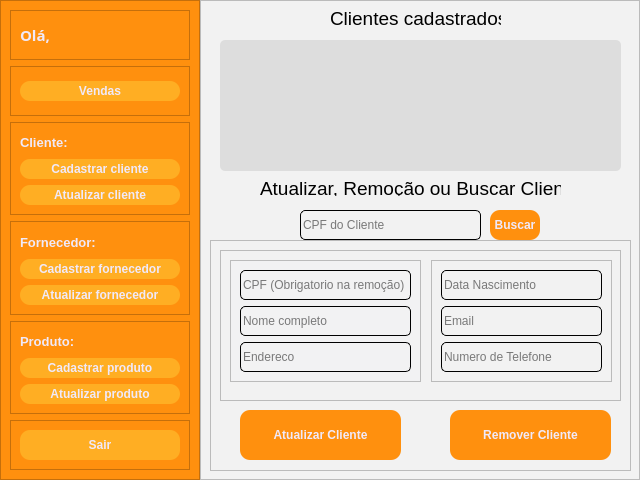
<?xml version="1.0" encoding="UTF-8"?>
<ui version="4.0">
 <class>MainWindow</class>
 <widget class="QMainWindow" name="MainWindow">
  <property name="geometry">
   <rect>
    <x>0</x>
    <y>0</y>
    <width>640</width>
    <height>480</height>
   </rect>
  </property>
  <property name="windowTitle">
   <string>MainWindow</string>
  </property>
  <widget class="QWidget" name="centralwidget">
   <layout class="QHBoxLayout" name="horizontalLayout">
    <property name="spacing">
     <number>0</number>
    </property>
    <property name="leftMargin">
     <number>0</number>
    </property>
    <property name="topMargin">
     <number>0</number>
    </property>
    <property name="rightMargin">
     <number>0</number>
    </property>
    <property name="bottomMargin">
     <number>0</number>
    </property>
    <item>
     <widget class="QFrame" name="frame">
      <property name="enabled">
       <bool>true</bool>
      </property>
      <property name="minimumSize">
       <size>
        <width>50</width>
        <height>0</height>
       </size>
      </property>
      <property name="maximumSize">
       <size>
        <width>200</width>
        <height>16777215</height>
       </size>
      </property>
      <property name="styleSheet">
       <string notr="true">background-color: rgb(255, 144, 14);</string>
      </property>
      <property name="frameShape">
       <enum>QFrame::StyledPanel</enum>
      </property>
      <property name="frameShadow">
       <enum>QFrame::Raised</enum>
      </property>
      <layout class="QVBoxLayout" name="verticalLayout">
       <item>
        <widget class="QFrame" name="frame_3">
         <property name="maximumSize">
          <size>
           <width>16777215</width>
           <height>50</height>
          </size>
         </property>
         <property name="frameShape">
          <enum>QFrame::StyledPanel</enum>
         </property>
         <property name="frameShadow">
          <enum>QFrame::Raised</enum>
         </property>
         <layout class="QHBoxLayout" name="horizontalLayout_2">
          <item>
           <widget class="QLabel" name="label_string_ola">
            <property name="maximumSize">
             <size>
              <width>30</width>
              <height>16777215</height>
             </size>
            </property>
            <property name="font">
             <font>
              <family>Rubik</family>
              <pointsize>11</pointsize>
              <weight>75</weight>
              <bold>true</bold>
             </font>
            </property>
            <property name="contextMenuPolicy">
             <enum>Qt::DefaultContextMenu</enum>
            </property>
            <property name="styleSheet">
             <string notr="true">color: rgb(240, 233, 249);</string>
            </property>
            <property name="text">
             <string>Olá,</string>
            </property>
           </widget>
          </item>
          <item>
           <widget class="QLineEdit" name="lineEdit_menu_nome_sobrenome_cliente">
            <property name="maximumSize">
             <size>
              <width>200</width>
              <height>16777215</height>
             </size>
            </property>
            <property name="font">
             <font>
              <family>Rubik</family>
              <pointsize>11</pointsize>
              <weight>75</weight>
              <bold>true</bold>
             </font>
            </property>
            <property name="styleSheet">
             <string notr="true">
QLineEdit{
	background:transparent;
	border:none;
	color: rgb(240, 233, 249);

}</string>
            </property>
           </widget>
          </item>
         </layout>
        </widget>
       </item>
       <item>
        <widget class="QFrame" name="frame_11">
         <property name="maximumSize">
          <size>
           <width>16777215</width>
           <height>50</height>
          </size>
         </property>
         <property name="frameShape">
          <enum>QFrame::StyledPanel</enum>
         </property>
         <property name="frameShadow">
          <enum>QFrame::Raised</enum>
         </property>
         <layout class="QVBoxLayout" name="verticalLayout_7">
          <item>
           <widget class="QPushButton" name="pushButton_cadastro_cadastrar_13">
            <property name="minimumSize">
             <size>
              <width>100</width>
              <height>10</height>
             </size>
            </property>
            <property name="maximumSize">
             <size>
              <width>230</width>
              <height>20</height>
             </size>
            </property>
            <property name="font">
             <font>
              <weight>75</weight>
              <bold>true</bold>
             </font>
            </property>
            <property name="cursor">
             <cursorShape>PointingHandCursor</cursorShape>
            </property>
            <property name="styleSheet">
             <string notr="true">QPushButton{
	border-radius: 10px;
	border-image: url(:/Close_Image/cil-x.png);
	background-position: center;
		
	color: rgb(240, 233, 249);
	background-color: rgb(255, 174, 35);
	
}
QPushButton:hover{
	
	
	background-color: rgb(207, 110, 0);
	color: rgb(240, 233, 249);
}
QPushButton:pressed{
	background-color: rgb(35, 35, 35);
	color: rgb(200, 200, 200);
}

</string>
            </property>
            <property name="text">
             <string>Vendas</string>
            </property>
           </widget>
          </item>
         </layout>
        </widget>
       </item>
       <item>
        <widget class="QFrame" name="frame_4">
         <property name="minimumSize">
          <size>
           <width>0</width>
           <height>0</height>
          </size>
         </property>
         <property name="frameShape">
          <enum>QFrame::StyledPanel</enum>
         </property>
         <property name="frameShadow">
          <enum>QFrame::Raised</enum>
         </property>
         <layout class="QVBoxLayout" name="verticalLayout_2">
          <item>
           <widget class="QLabel" name="label_3">
            <property name="font">
             <font>
              <pointsize>10</pointsize>
              <weight>75</weight>
              <bold>true</bold>
             </font>
            </property>
            <property name="styleSheet">
             <string notr="true">color: rgb(240, 233, 249);</string>
            </property>
            <property name="text">
             <string>Cliente:</string>
            </property>
           </widget>
          </item>
          <item>
           <widget class="QPushButton" name="pushButton_cadastro_cadastrar_10">
            <property name="minimumSize">
             <size>
              <width>100</width>
              <height>10</height>
             </size>
            </property>
            <property name="maximumSize">
             <size>
              <width>230</width>
              <height>20</height>
             </size>
            </property>
            <property name="font">
             <font>
              <weight>75</weight>
              <bold>true</bold>
             </font>
            </property>
            <property name="cursor">
             <cursorShape>PointingHandCursor</cursorShape>
            </property>
            <property name="styleSheet">
             <string notr="true">QPushButton{
	border-radius: 10px;
	border-image: url(:/Close_Image/cil-x.png);
	background-position: center;
		
	color: rgb(240, 233, 249);
	background-color: rgb(255, 174, 35);
	
}
QPushButton:hover{
	
	
	background-color: rgb(207, 110, 0);
	color: rgb(240, 233, 249);
}
QPushButton:pressed{
	background-color: rgb(35, 35, 35);
	color: rgb(200, 200, 200);
}

</string>
            </property>
            <property name="text">
             <string>Cadastrar cliente</string>
            </property>
           </widget>
          </item>
          <item>
           <widget class="QPushButton" name="pushButton_cadastro_cadastrar_4">
            <property name="minimumSize">
             <size>
              <width>100</width>
              <height>10</height>
             </size>
            </property>
            <property name="maximumSize">
             <size>
              <width>230</width>
              <height>20</height>
             </size>
            </property>
            <property name="font">
             <font>
              <weight>75</weight>
              <bold>true</bold>
             </font>
            </property>
            <property name="cursor">
             <cursorShape>PointingHandCursor</cursorShape>
            </property>
            <property name="styleSheet">
             <string notr="true">QPushButton{
	border-radius: 10px;
	border-image: url(:/Close_Image/cil-x.png);
	background-position: center;
		
	color: rgb(240, 233, 249);
	background-color: rgb(255, 174, 35);
	
}
QPushButton:hover{
	
	
	background-color: rgb(207, 110, 0);
	color: rgb(240, 233, 249);
}
QPushButton:pressed{
	background-color: rgb(35, 35, 35);
	color: rgb(200, 200, 200);
}

</string>
            </property>
            <property name="text">
             <string>Atualizar cliente</string>
            </property>
           </widget>
          </item>
         </layout>
        </widget>
       </item>
       <item>
        <widget class="QFrame" name="frame_7">
         <property name="frameShape">
          <enum>QFrame::StyledPanel</enum>
         </property>
         <property name="frameShadow">
          <enum>QFrame::Raised</enum>
         </property>
         <layout class="QVBoxLayout" name="verticalLayout_5">
          <item>
           <widget class="QLabel" name="label_4">
            <property name="font">
             <font>
              <pointsize>10</pointsize>
              <weight>75</weight>
              <bold>true</bold>
             </font>
            </property>
            <property name="styleSheet">
             <string notr="true">color: rgb(240, 233, 249);</string>
            </property>
            <property name="text">
             <string>Fornecedor:</string>
            </property>
           </widget>
          </item>
          <item>
           <widget class="QPushButton" name="pushButton_cadastro_cadastrar_12">
            <property name="minimumSize">
             <size>
              <width>100</width>
              <height>10</height>
             </size>
            </property>
            <property name="maximumSize">
             <size>
              <width>230</width>
              <height>20</height>
             </size>
            </property>
            <property name="font">
             <font>
              <weight>75</weight>
              <bold>true</bold>
             </font>
            </property>
            <property name="cursor">
             <cursorShape>PointingHandCursor</cursorShape>
            </property>
            <property name="styleSheet">
             <string notr="true">QPushButton{
	border-radius: 10px;
	border-image: url(:/Close_Image/cil-x.png);
	background-position: center;
		
	color: rgb(240, 233, 249);
	background-color: rgb(255, 174, 35);
	
}
QPushButton:hover{
	
	
	background-color: rgb(207, 110, 0);
	color: rgb(240, 233, 249);
}
QPushButton:pressed{
	background-color: rgb(35, 35, 35);
	color: rgb(200, 200, 200);
}

</string>
            </property>
            <property name="text">
             <string>Cadastrar fornecedor</string>
            </property>
           </widget>
          </item>
          <item>
           <widget class="QPushButton" name="pushButton_cadastro_cadastrar_11">
            <property name="minimumSize">
             <size>
              <width>100</width>
              <height>10</height>
             </size>
            </property>
            <property name="maximumSize">
             <size>
              <width>230</width>
              <height>20</height>
             </size>
            </property>
            <property name="font">
             <font>
              <weight>75</weight>
              <bold>true</bold>
             </font>
            </property>
            <property name="cursor">
             <cursorShape>PointingHandCursor</cursorShape>
            </property>
            <property name="styleSheet">
             <string notr="true">QPushButton{
	border-radius: 10px;
	border-image: url(:/Close_Image/cil-x.png);
	background-position: center;
		
	color: rgb(240, 233, 249);
	background-color: rgb(255, 174, 35);
	
}
QPushButton:hover{
	
	
	background-color: rgb(207, 110, 0);
	color: rgb(240, 233, 249);
}
QPushButton:pressed{
	background-color: rgb(35, 35, 35);
	color: rgb(200, 200, 200);
}

</string>
            </property>
            <property name="text">
             <string>Atualizar fornecedor</string>
            </property>
           </widget>
          </item>
         </layout>
        </widget>
       </item>
       <item>
        <widget class="QFrame" name="frame_8">
         <property name="frameShape">
          <enum>QFrame::StyledPanel</enum>
         </property>
         <property name="frameShadow">
          <enum>QFrame::Raised</enum>
         </property>
         <layout class="QVBoxLayout" name="verticalLayout_6">
          <item>
           <widget class="QLabel" name="label_5">
            <property name="font">
             <font>
              <pointsize>10</pointsize>
              <weight>75</weight>
              <bold>true</bold>
             </font>
            </property>
            <property name="styleSheet">
             <string notr="true">color: rgb(240, 233, 249);</string>
            </property>
            <property name="text">
             <string>Produto:</string>
            </property>
           </widget>
          </item>
          <item>
           <widget class="QPushButton" name="pushButton_cadastro_cadastrar_16">
            <property name="minimumSize">
             <size>
              <width>100</width>
              <height>10</height>
             </size>
            </property>
            <property name="maximumSize">
             <size>
              <width>230</width>
              <height>20</height>
             </size>
            </property>
            <property name="font">
             <font>
              <weight>75</weight>
              <bold>true</bold>
             </font>
            </property>
            <property name="cursor">
             <cursorShape>PointingHandCursor</cursorShape>
            </property>
            <property name="styleSheet">
             <string notr="true">QPushButton{
	border-radius: 10px;
	border-image: url(:/Close_Image/cil-x.png);
	background-position: center;
		
	color: rgb(240, 233, 249);
	background-color: rgb(255, 174, 35);
	
}
QPushButton:hover{
	
	
	background-color: rgb(207, 110, 0);
	color: rgb(240, 233, 249);
}
QPushButton:pressed{
	background-color: rgb(35, 35, 35);
	color: rgb(200, 200, 200);
}

</string>
            </property>
            <property name="text">
             <string>Cadastrar produto</string>
            </property>
           </widget>
          </item>
          <item>
           <widget class="QPushButton" name="pushButton_cadastro_cadastrar_15">
            <property name="minimumSize">
             <size>
              <width>100</width>
              <height>10</height>
             </size>
            </property>
            <property name="maximumSize">
             <size>
              <width>230</width>
              <height>20</height>
             </size>
            </property>
            <property name="font">
             <font>
              <weight>75</weight>
              <bold>true</bold>
             </font>
            </property>
            <property name="cursor">
             <cursorShape>PointingHandCursor</cursorShape>
            </property>
            <property name="styleSheet">
             <string notr="true">QPushButton{
	border-radius: 10px;
	border-image: url(:/Close_Image/cil-x.png);
	background-position: center;
		
	color: rgb(240, 233, 249);
	background-color: rgb(255, 174, 35);
	
}
QPushButton:hover{
	
	
	background-color: rgb(207, 110, 0);
	color: rgb(240, 233, 249);
}
QPushButton:pressed{
	background-color: rgb(35, 35, 35);
	color: rgb(200, 200, 200);
}

</string>
            </property>
            <property name="text">
             <string>Atualizar produto</string>
            </property>
           </widget>
          </item>
         </layout>
        </widget>
       </item>
       <item>
        <widget class="QFrame" name="frame_5">
         <property name="maximumSize">
          <size>
           <width>16777215</width>
           <height>50</height>
          </size>
         </property>
         <property name="frameShape">
          <enum>QFrame::StyledPanel</enum>
         </property>
         <property name="frameShadow">
          <enum>QFrame::Raised</enum>
         </property>
         <widget class="QPushButton" name="pushButton_cadastro_cadastrar_6">
          <property name="geometry">
           <rect>
            <x>10</x>
            <y>10</y>
            <width>160</width>
            <height>30</height>
           </rect>
          </property>
          <property name="minimumSize">
           <size>
            <width>100</width>
            <height>30</height>
           </size>
          </property>
          <property name="maximumSize">
           <size>
            <width>230</width>
            <height>16777215</height>
           </size>
          </property>
          <property name="font">
           <font>
            <weight>75</weight>
            <bold>true</bold>
           </font>
          </property>
          <property name="cursor">
           <cursorShape>PointingHandCursor</cursorShape>
          </property>
          <property name="styleSheet">
           <string notr="true">QPushButton{
	border-radius: 10px;
	border-image: url(:/Close_Image/cil-x.png);
	background-position: center;
		
	color: rgb(240, 233, 249);
	background-color: rgb(255, 174, 35);
	
}
QPushButton:hover{
	
	
	background-color: rgb(207, 110, 0);
	color: rgb(240, 233, 249);
}
QPushButton:pressed{
	background-color: rgb(35, 35, 35);
	color: rgb(200, 200, 200);
}

</string>
          </property>
          <property name="text">
           <string>Sair</string>
          </property>
         </widget>
        </widget>
       </item>
      </layout>
     </widget>
    </item>
    <item>
     <widget class="QFrame" name="frame_2">
      <property name="enabled">
       <bool>true</bool>
      </property>
      <property name="styleSheet">
       <string notr="true">background-color: rgb(242, 242, 242);</string>
      </property>
      <property name="frameShape">
       <enum>QFrame::StyledPanel</enum>
      </property>
      <property name="frameShadow">
       <enum>QFrame::Raised</enum>
      </property>
      <widget class="QTextEdit" name="textEdit">
       <property name="geometry">
        <rect>
         <x>20</x>
         <y>40</y>
         <width>401</width>
         <height>131</height>
        </rect>
       </property>
       <property name="styleSheet">
        <string notr="true">border-radius: 5px;
padding 15px;
background-color: rgb(221,221,221);
color: rgb(255, 255, 255);</string>
       </property>
      </widget>
      <widget class="QLabel" name="label">
       <property name="geometry">
        <rect>
         <x>130</x>
         <y>10</y>
         <width>171</width>
         <height>16</height>
        </rect>
       </property>
       <property name="font">
        <font>
         <pointsize>14</pointsize>
        </font>
       </property>
       <property name="text">
        <string>Clientes cadastrados</string>
       </property>
      </widget>
      <widget class="QLineEdit" name="lineEdit_2">
       <property name="geometry">
        <rect>
         <x>100</x>
         <y>210</y>
         <width>181</width>
         <height>30</height>
        </rect>
       </property>
       <property name="minimumSize">
        <size>
         <width>0</width>
         <height>30</height>
        </size>
       </property>
       <property name="styleSheet">
        <string notr="true">border-width: 1px;
border-color: black;
border-style: solid;
display: inline-block;
border-radius: 5px;</string>
       </property>
       <property name="text">
        <string/>
       </property>
       <property name="placeholderText">
        <string>CPF do Cliente</string>
       </property>
      </widget>
      <widget class="QPushButton" name="pushButton_cadastro_cadastrar_7">
       <property name="geometry">
        <rect>
         <x>290</x>
         <y>210</y>
         <width>50</width>
         <height>30</height>
        </rect>
       </property>
       <property name="minimumSize">
        <size>
         <width>50</width>
         <height>30</height>
        </size>
       </property>
       <property name="maximumSize">
        <size>
         <width>50</width>
         <height>30</height>
        </size>
       </property>
       <property name="font">
        <font>
         <weight>75</weight>
         <bold>true</bold>
        </font>
       </property>
       <property name="cursor">
        <cursorShape>PointingHandCursor</cursorShape>
       </property>
       <property name="styleSheet">
        <string notr="true">QPushButton{
	border-radius: 10px;
	border-image: url(:/Close_Image/cil-x.png);
	background-position: center;
		
	color: rgb(240, 233, 249);
	background-color: rgb(255, 144, 14);
	
}
QPushButton:hover{
	
	
	background-color: rgb(207, 110, 0);
	color: rgb(240, 233, 249);
}
QPushButton:pressed{
	background-color: rgb(35, 35, 35);
	color: rgb(200, 200, 200);
}

</string>
       </property>
       <property name="text">
        <string>Buscar</string>
       </property>
      </widget>
      <widget class="QFrame" name="frame_6">
       <property name="geometry">
        <rect>
         <x>10</x>
         <y>240</y>
         <width>421</width>
         <height>231</height>
        </rect>
       </property>
       <property name="frameShape">
        <enum>QFrame::StyledPanel</enum>
       </property>
       <property name="frameShadow">
        <enum>QFrame::Raised</enum>
       </property>
       <widget class="QFrame" name="frame_9">
        <property name="geometry">
         <rect>
          <x>10</x>
          <y>10</y>
          <width>401</width>
          <height>151</height>
         </rect>
        </property>
        <property name="frameShape">
         <enum>QFrame::StyledPanel</enum>
        </property>
        <property name="frameShadow">
         <enum>QFrame::Raised</enum>
        </property>
        <widget class="QFrame" name="login_conteudo">
         <property name="geometry">
          <rect>
           <x>10</x>
           <y>10</y>
           <width>191</width>
           <height>122</height>
          </rect>
         </property>
         <property name="maximumSize">
          <size>
           <width>16777215</width>
           <height>600</height>
          </size>
         </property>
         <property name="styleSheet">
          <string notr="true">background-color: rgb(242, 242, 243);</string>
         </property>
         <property name="frameShape">
          <enum>QFrame::StyledPanel</enum>
         </property>
         <property name="frameShadow">
          <enum>QFrame::Raised</enum>
         </property>
         <layout class="QVBoxLayout" name="verticalLayout_3">
          <item>
           <widget class="QLineEdit" name="lineEdit">
            <property name="minimumSize">
             <size>
              <width>0</width>
              <height>30</height>
             </size>
            </property>
            <property name="styleSheet">
             <string notr="true">border-width: 1px;
border-color: black;
border-style: solid;
display: inline-block;
border-radius: 5px;</string>
            </property>
            <property name="placeholderText">
             <string>CPF (Obrigatorio na remoção)</string>
            </property>
           </widget>
          </item>
          <item>
           <widget class="QLineEdit" name="lineEdit_3">
            <property name="minimumSize">
             <size>
              <width>0</width>
              <height>30</height>
             </size>
            </property>
            <property name="styleSheet">
             <string notr="true">border-width: 1px;
border-color: black;
border-style: solid;
display: inline-block;
border-radius: 5px;</string>
            </property>
            <property name="text">
             <string/>
            </property>
            <property name="placeholderText">
             <string>Nome completo</string>
            </property>
           </widget>
          </item>
          <item>
           <widget class="QLineEdit" name="lineEdit_4">
            <property name="minimumSize">
             <size>
              <width>0</width>
              <height>30</height>
             </size>
            </property>
            <property name="styleSheet">
             <string notr="true">border-width: 1px;
border-color: black;
border-style: solid;
display: inline-block;
border-radius: 5px;</string>
            </property>
            <property name="placeholderText">
             <string>Endereco</string>
            </property>
           </widget>
          </item>
         </layout>
        </widget>
        <widget class="QFrame" name="frame_10">
         <property name="geometry">
          <rect>
           <x>211</x>
           <y>10</y>
           <width>181</width>
           <height>122</height>
          </rect>
         </property>
         <property name="frameShape">
          <enum>QFrame::StyledPanel</enum>
         </property>
         <property name="frameShadow">
          <enum>QFrame::Raised</enum>
         </property>
         <layout class="QVBoxLayout" name="verticalLayout_4">
          <item>
           <widget class="QLineEdit" name="lineEdit_5">
            <property name="minimumSize">
             <size>
              <width>0</width>
              <height>30</height>
             </size>
            </property>
            <property name="styleSheet">
             <string notr="true">border-width: 1px;
border-color: black;
border-style: solid;
display: inline-block;
border-radius: 5px;</string>
            </property>
            <property name="placeholderText">
             <string>Data Nascimento</string>
            </property>
           </widget>
          </item>
          <item>
           <widget class="QLineEdit" name="lineEdit_6">
            <property name="minimumSize">
             <size>
              <width>0</width>
              <height>30</height>
             </size>
            </property>
            <property name="styleSheet">
             <string notr="true">border-width: 1px;
border-color: black;
border-style: solid;
display: inline-block;
border-radius: 5px;</string>
            </property>
            <property name="placeholderText">
             <string>Email</string>
            </property>
           </widget>
          </item>
          <item>
           <widget class="QLineEdit" name="lineEdit_7">
            <property name="minimumSize">
             <size>
              <width>0</width>
              <height>30</height>
             </size>
            </property>
            <property name="styleSheet">
             <string notr="true">border-width: 1px;
border-color: black;
border-style: solid;
display: inline-block;
border-radius: 5px;</string>
            </property>
            <property name="placeholderText">
             <string>Numero de Telefone</string>
            </property>
           </widget>
          </item>
         </layout>
        </widget>
       </widget>
       <widget class="QPushButton" name="pushButton_cadastro_cadastrar_9">
        <property name="geometry">
         <rect>
          <x>30</x>
          <y>170</y>
          <width>161</width>
          <height>50</height>
         </rect>
        </property>
        <property name="minimumSize">
         <size>
          <width>0</width>
          <height>50</height>
         </size>
        </property>
        <property name="maximumSize">
         <size>
          <width>16777215</width>
          <height>16777215</height>
         </size>
        </property>
        <property name="font">
         <font>
          <weight>75</weight>
          <bold>true</bold>
         </font>
        </property>
        <property name="cursor">
         <cursorShape>PointingHandCursor</cursorShape>
        </property>
        <property name="styleSheet">
         <string notr="true">QPushButton{
	border-radius: 10px;
	border-image: url(:/Close_Image/cil-x.png);
	background-position: center;
		
	color: rgb(240, 233, 249);
	background-color: rgb(255, 144, 14);
	
}
QPushButton:hover{
	
	
	background-color: rgb(207, 110, 0);
	color: rgb(240, 233, 249);
}
QPushButton:pressed{
	background-color: rgb(35, 35, 35);
	color: rgb(200, 200, 200);
}

</string>
        </property>
        <property name="text">
         <string>Atualizar Cliente</string>
        </property>
       </widget>
       <widget class="QPushButton" name="pushButton_cadastro_cadastrar_17">
        <property name="geometry">
         <rect>
          <x>240</x>
          <y>170</y>
          <width>161</width>
          <height>50</height>
         </rect>
        </property>
        <property name="minimumSize">
         <size>
          <width>0</width>
          <height>50</height>
         </size>
        </property>
        <property name="maximumSize">
         <size>
          <width>16777215</width>
          <height>16777215</height>
         </size>
        </property>
        <property name="font">
         <font>
          <weight>75</weight>
          <bold>true</bold>
         </font>
        </property>
        <property name="cursor">
         <cursorShape>PointingHandCursor</cursorShape>
        </property>
        <property name="styleSheet">
         <string notr="true">QPushButton{
	border-radius: 10px;
	border-image: url(:/Close_Image/cil-x.png);
	background-position: center;
		
	color: rgb(240, 233, 249);
	background-color: rgb(255, 144, 14);
	
}
QPushButton:hover{
	
	
	background-color: rgb(207, 110, 0);
	color: rgb(240, 233, 249);
}
QPushButton:pressed{
	background-color: rgb(35, 35, 35);
	color: rgb(200, 200, 200);
}

</string>
        </property>
        <property name="text">
         <string>Remover Cliente</string>
        </property>
       </widget>
      </widget>
      <widget class="QLabel" name="label_2">
       <property name="geometry">
        <rect>
         <x>60</x>
         <y>180</y>
         <width>301</width>
         <height>16</height>
        </rect>
       </property>
       <property name="font">
        <font>
         <pointsize>14</pointsize>
        </font>
       </property>
       <property name="text">
        <string>Atualizar, Remoção ou Buscar Cliente</string>
       </property>
      </widget>
     </widget>
    </item>
   </layout>
  </widget>
 </widget>
 <resources/>
 <connections/>
</ui>
